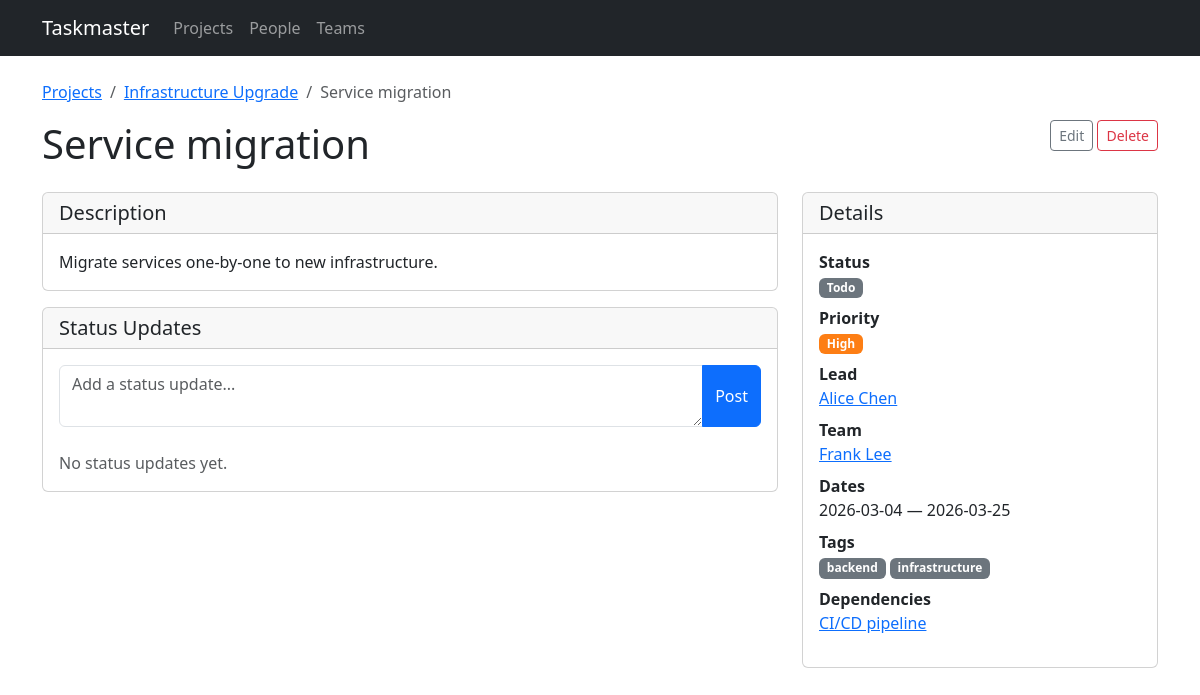
Before: /tasks/17 with the older database file.
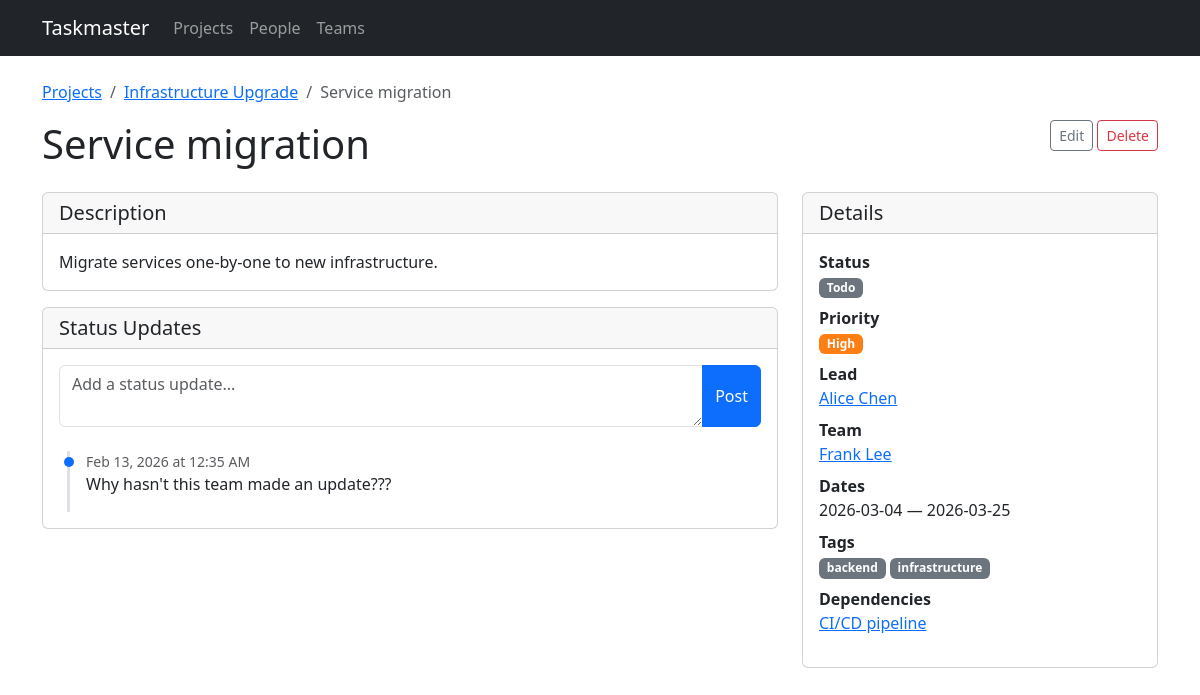
After: the same page with the newer database file.
### models.py (models this page shows, shortened)
class Person(db.Model):
    id = db.Column(db.Integer, primary_key=True)
    name = db.Column(db.String(120), nullable=False)
    email = db.Column(db.String(120))
    team_id = db.Column(db.Integer, db.ForeignKey('team.id'))
    assignments = db.relationship('TaskAssignment', backref='person', lazy=True)

class Tag(db.Model):
    id = db.Column(db.Integer, primary_key=True)
    name = db.Column(db.String(50), unique=True, nullable=False)

class Task(db.Model):
    id = db.Column(db.Integer, primary_key=True)
    title = db.Column(db.String(200), nullable=False)
    description = db.Column(db.Text)
    project_id = db.Column(db.Integer, db.ForeignKey('project.id'), nullable=False)
    start_date = db.Column(db.Date, nullable=False)
    end_date = db.Column(db.Date, nullable=False)
    status = db.Column(db.String(20), default='todo')  # todo, in_progress, done
    priority = db.Column(db.String(20), default='medium')  # low, medium, high, critical
    assignments = db.relationship('TaskAssignment', backref='task', lazy=True,
                                   cascade='all, delete-orphan')
    tags = db.relationship('Tag', secondary=task_tags, backref=db.backref('tasks', lazy=True))
    status_updates = db.relationship('StatusUpdate', backref='task', lazy=True,
                                     order_by='StatusUpdate.created_at.desc()',
                                     cascade='all, delete-orphan')
    dependencies = db.relationship(
        'Task',
        secondary='task_dependency',
        primaryjoin='Task.id == TaskDependency.task_id',
        secondaryjoin='Task.id == TaskDependency.depends_on_id',
        backref=db.backref('dependents', lazy=True),
        lazy=True,
    )
    @property
    def lead(self):
        for a in self.assignments:
            if a.is_lead:
                return a.person
        return None
    @property
    def assignees(self):
        return [a.person for a in self.assignments]

class StatusUpdate(db.Model):
    id = db.Column(db.Integer, primary_key=True)
    task_id = db.Column(db.Integer, db.ForeignKey('task.id'), nullable=False)
    content = db.Column(db.Text, nullable=False)
    created_at = db.Column(db.DateTime, default=datetime.utcnow)

### routes/tasks.py (the view)
@bp.route('/tasks/<int:id>')
def detail(id):
    task = Task.query.get_or_404(id)
    return render_template('tasks/detail.html', task=task)

### templates/tasks/detail.html (shortened to what the changed rows need)
{% extends "base.html" %}
{% block content %}
<div class="d-flex justify-content-between align-items-start mb-3">
    <h1>{{ task.title }}</h1>
</div>
<div class="row g-4">
    <div class="col-md-8">
        <div class="card">
            <div class="card-body">
                <form method="post" action="{{ url_for('tasks.add_status_update', id=task.id) }}" class="mb-4">
                    <div class="input-group">
                    </div>
                </form>
                {% if task.status_updates %}
                <div class="status-timeline">
                    {% for update in task.status_updates %}
                    <div class="update-item">
                        <div class="text-muted small">{{ update.created_at.strftime('%b %d, %Y at %I:%M %p') }}</div>
                        <div>{{ update.content }}</div>
                    </div>
                    {% endfor %}
                </div>
                {% else %}
                <p class="text-muted mb-0">No status updates yet.</p>
                {% endif %}
            </div>
        </div>
    </div>
    <div class="col-md-4">
        <div class="card">
            <div class="card-body">
                <dl>
                    <dd>
                        {% for person in task.assignees %}
                            {% if not task.lead or person.id != task.lead.id %}
                            <a href="{{ url_for('people.detail', id=person.id) }}" class="d-block">{{ person.name }}</a>
                            {% endif %}
                        {% else %}
                        <span class="text-muted">No members</span>
                        {% endfor %}
                    </dd>
                    <dd>
                        {% for tag in task.tags %}
                        <span class="badge bg-secondary">{{ tag.name }}</span>
                        {% else %}
                        <span class="text-muted">None</span>
                        {% endfor %}
                    </dd>
                    <dd>
                        {% for dep in task.dependencies %}
                        <a href="{{ url_for('tasks.detail', id=dep.id) }}" class="d-block">{{ dep.title }}</a>
                        {% else %}
                        <span class="text-muted">None</span>
                        {% endfor %}
                    </dd>
                </dl>
            </div>
        </div>
    </div>
</div>
{% endblock %}

Changed rows visible on the page:
added StatusUpdate: created_at "Feb 13, 2026 at 12:35 AM", content "Why hasn't this team made an update???"
Other visible differences:
text no longer shown: "No status updates yet."
